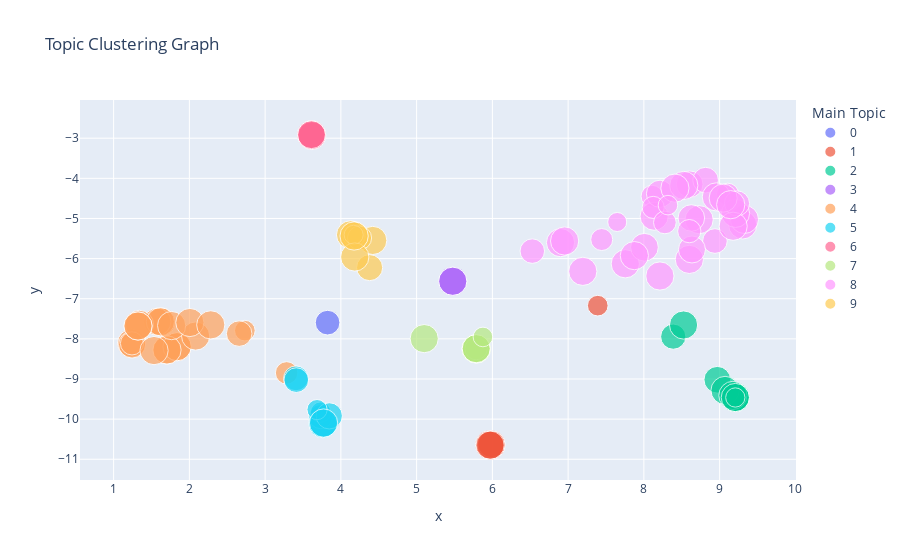

Here is the notebook cell this chart was saved with:
### Markdown cell above
# Generating Cluster Graph of Topics

### Code cell
visualize_topic_cluster_tsne(lda_model, df)

### Figure 1 — Plotly figure (JSON) as saved in the notebook; plotly's stock layout.template omitted (floating-point values rounded to 4 significant figures)
{"data": [{"customdata": [["www.newsbreakapp.com", "Neutral Positive", "0"]], "hovertemplate": "Address: %{customdata[0]}<br>Sentiment Label: %{customdata[1]}<br>Main Topic:%{customdata[2]}", "legendgroup": "0", "marker": {"color": "#636efa", "size": [0.762], "sizemode": "area", "sizeref": 0.002499, "symbol": "circle"}, "mode": "markers", "name": "0", "orientation": "v", "showlegend": true, "type": "scatter", "x": [3.824], "xaxis": "x", "y": [-7.596], "yaxis": "y"}, {"customdata": [["time.com", "Neutral Positive", "1"], ["seekingalpha.com", "Neutral Positive", "1"], ["tinyurl.com", "Neutral Negative", "1"], ["meaww.com", "Positive", "1"], ["go.shr.lc", "Neutral Positive", "1"], ["punchbowl.news", "Neutral Positive", "1"]], "hovertemplate": "Address: %{customdata[0]}<br>Sentiment Label: %{customdata[1]}<br>Main Topic:%{customdata[2]}", "legendgroup": "1", "marker": {"color": "#EF553B", "size": [0.9968, 0.9992, 0.9193, 0.5327, 0.9982, 0.9946], "sizemode": "area", "sizeref": 0.002499, "symbol": "circle"}, "mode": "markers", "name": "1", "orientation": "v", "showlegend": true, "type": "scatter", "x": [5.962, 5.981, 5.989, 7.391, 5.983, 5.969], "xaxis": "x", "y": [-10.64, -10.65, -10.62, -7.173, -10.65, -10.65], "yaxis": "y"}, {"customdata": [["l.smartnews.com", "Neutral Positive", "2"], ["www.thecatholicmonitor.com", "Positive", "2"], ["www.smobserved.com", "Neutral Positive", "2"], ["trib.al", "Neutral Positive", "2"], ["www.businessinsider.com", "Neutral Positive", "2"], ["www.whas11.com", "Neutral Positive", "2"], ["www.jihadwatch.org", "Negative", "2"], ["people.com", "Neutral Negative", "2"], ["www.sfgate.com", "Neutral", "2"], ["www.cbsnews.com", "Neutral Positive", "2"], ["lakegenevanews.net", "Neutral Positive", "2"], ["www.dailykos.com", "Neutral Negative", "2"], ["ugnews24.info", "Neutral Positive", "2"]], "hovertemplate": "Address: %{customdata[0]}<br>Sentiment Label: %{customdata[1]}<br>Main Topic:%{customdata[2]}", "legendgroup": "2", "marker": {"color": "#00cc96", "size": [0.9965, 0.9976, 0.5071, 0.9699, 0.9988, 0.7946, 0.8915, 0.994, 0.9977, 0.9959, 0.9942, 0.9908, 0.4643], "sizemode": "area", "sizeref": 0.002499, "symbol": "circle"}, "mode": "markers", "name": "2", "orientation": "v", "showlegend": true, "type": "scatter", "x": [9.201, 9.205, 9.204, 9.209, 9.205, 8.388, 8.969, 9.21, 9.072, 9.175, 8.524, 9.207, 9.207], "xaxis": "x", "y": [-9.455, -9.459, -9.461, -9.462, -9.459, -7.945, -9.019, -9.463, -9.286, -9.41, -7.655, -9.461, -9.461], "yaxis": "y"}, {"customdata": [["www.nytimes.com", "Neutral Positive", "3"], ["link.springer.com", "Neutral Positive", "3"]], "hovertemplate": "Address: %{customdata[0]}<br>Sentiment Label: %{customdata[1]}<br>Main Topic:%{customdata[2]}", "legendgroup": "3", "marker": {"color": "#ab63fa", "size": [0.9904, 0.9994], "sizemode": "area", "sizeref": 0.002499, "symbol": "circle"}, "mode": "markers", "name": "3", "orientation": "v", "showlegend": true, "type": "scatter", "x": [5.477, 5.477], "xaxis": "x", "y": [-6.564, -6.564], "yaxis": "y"}, {"customdata": [["bit.ly", "Neutral Positive", "4"], ["www.wkyt.com", "Neutral Positive", "4"], ["www.dailykos.com", "Neutral Negative", "4"], ["www.washingtontimes.com", "Positive", "4"], ["nbcbayarea.com", "Neutral Negative", "4"], ["nbcbay.com", "Neutral Positive", "4"], ["www.nytimes.com", "Negative", "4"], ["www.foxnews.com", "Neutral Positive", "4"], ["en.wikipedia.org", "Neutral Negative", "4"], ["trib.al", "Positive", "4"], ["www.theyeshivaworld.com", "Neutral Positive", "4"], ["prada.substack.com", "Neutral Positive", "4"], ["nationalfile.com", "Neutral Positive", "4"], ["tiny.iavian.net", "Neutral Positive", "4"], ["welovetrump.com", "Positive", "4"], ["www.sonsof1776.com", "Neutral Negative", "4"], ["greenwald.substack.com", "Neutral Positive", "4"], ["www.cbc.ca", "Neutral Positive", "4"], ["wjactv.com", "Neutral Positive", "4"], ["www.nytimes.com", "Neutral Negative", "4"], ["ow.ly", "Neutral Positive", "4"]], "hovertemplate": "Address: %{customdata[0]}<br>Sentiment Label: %{customdata[1]}<br>Main Topic:%{customdata[2]}", "legendgroup": "4", "marker": {"color": "#FFA15A", "size": [0.9982, 0.9982, 0.9094, 0.5331, 0.8168, 0.9737, 0.9332, 0.9936, 0.9983, 0.9927, 0.6681, 0.9972, 0.9955, 0.9955, 0.9965, 0.9953, 0.6312, 0.9984, 0.9981, 0.994, 0.9973], "sizemode": "area", "sizeref": 0.002499, "symbol": "circle"}, "mode": "markers", "name": "4", "orientation": "v", "showlegend": true, "type": "scatter", "x": [1.632, 1.237, 1.244, 2.733, 2.657, 1.702, 1.577, 1.838, 1.838, 1.341, 1.242, 1.705, 1.617, 1.322, 1.322, 2.083, 3.284, 1.534, 1.766, 2.006, 2.282], "xaxis": "x", "y": [-7.581, -8.106, -8.143, -7.795, -7.869, -8.283, -7.573, -8.194, -8.194, -7.638, -8.113, -8.276, -7.574, -7.68, -7.68, -7.93, -8.848, -8.292, -7.669, -7.593, -7.651], "yaxis": "y"}, {"customdata": [["www.nbcnews.com", "Neutral Negative", "5"], ["4imag.com", "Positive", "5"], ["ift.tt", "Neutral Negative", "5"], ["www.msnbc.com", "Neutral Positive", "5"], ["buff.ly", "Neutral Positive", "5"], ["open.substack.com", "Positive", "5"], ["cna.asia", "Neutral Positive", "5"], ["www.mediaite.com", "Neutral Positive", "5"], ["nyti.ms", "Neutral Positive", "5"]], "hovertemplate": "Address: %{customdata[0]}<br>Sentiment Label: %{customdata[1]}<br>Main Topic:%{customdata[2]}", "legendgroup": "5", "marker": {"color": "#19d3f3", "size": [0.9718, 0.7727, 0.7265, 0.5192, 0.9997, 0.7621, 0.8613, 0.5099, 0.9997], "sizemode": "area", "sizeref": 0.002499, "symbol": "circle"}, "mode": "markers", "name": "5", "orientation": "v", "showlegend": true, "type": "scatter", "x": [3.762, 3.407, 3.732, 3.733, 3.762, 3.411, 3.847, 3.686, 3.772], "xaxis": "x", "y": [-10.11, -8.983, -9.937, -9.825, -10.11, -9.028, -9.919, -9.763, -10.1], "yaxis": "y"}, {"customdata": [["eltiempomonclova.mx", "Positive", "6"], ["buff.ly", "Negative", "6"], ["www.diariodenavarra.es", "Positive", "6"], ["www.elespanol.com", "Negative", "6"], ["altanto.com.do", "Neutral Negative", "6"]], "hovertemplate": "Address: %{customdata[0]}<br>Sentiment Label: %{customdata[1]}<br>Main Topic:%{customdata[2]}", "legendgroup": "6", "marker": {"color": "#FF6692", "size": [0.9907, 0.845, 0.9873, 0.9852, 0.97], "sizemode": "area", "sizeref": 0.002499, "symbol": "circle"}, "mode": "markers", "name": "6", "orientation": "v", "showlegend": true, "type": "scatter", "x": [3.613, 3.612, 3.612, 3.617, 3.612], "xaxis": "x", "y": [-2.915, -2.913, -2.913, -2.935, -2.912], "yaxis": "y"}, {"customdata": [["dlvr.it", "Neutral Negative", "7"], ["www.nbcnews.com", "Neutral Positive", "7"], ["www.cnn.com", "Neutral", "7"], ["twitchy.com", "Positive", "7"], ["www.dailymail.co.uk", "Neutral Negative", "7"], ["dlvr.it", "Neutral Negative", "7"], ["ijr.com", "Neutral Positive", "7"]], "hovertemplate": "Address: %{customdata[0]}<br>Sentiment Label: %{customdata[1]}<br>Main Topic:%{customdata[2]}", "legendgroup": "7", "marker": {"color": "#B6E880", "size": [0.9946, 0.9931, 0.9939, 0.6192, 0.9979, 0.9823, 0.4821], "sizemode": "area", "sizeref": 0.002499, "symbol": "circle"}, "mode": "markers", "name": "7", "orientation": "v", "showlegend": true, "type": "scatter", "x": [5.785, 5.791, 5.1, 5.786, 5.787, 5.786, 5.875], "xaxis": "x", "y": [-8.25, -8.254, -7.994, -8.244, -8.246, -8.244, -7.952], "yaxis": "y"}, {"customdata": [["flip.it", "Neutral Positive", "8"], ["www.ncronline.org", "Neutral Positive", "8"], ["dlvr.it", "Neutral Negative", "8"], ["www.thenewcivilrightsmovement.com", "Neutral Negative", "8"], ["ift.tt", "Neutral Positive", "8"], ["www.independent.co.uk", "Negative", "8"], ["crooksandliars.com", "Negative", "8"], ["buff.ly", "Neutral Positive", "8"], ["rollingstone.com", "Neutral Negative", "8"], ["www.newsmax.com", "Negative", "8"], ["www.courttv.com", "Negative", "8"], ["www.independent.co.uk", "Neutral Negative", "8"], ["www.dailymail.co.uk", "Neutral Positive", "8"], ["news.yahoo.com", "Negative", "8"], ["www.latimes.com", "Neutral Positive", "8"], ["www.newsnationnow.com", "Neutral", "8"], ["NBC11NEWS.com", "Neutral Negative", "8"], ["www.msnbc.com", "Negative", "8"], ["www.theepochtimes.com", "Neutral Positive", "8"], ["www.nbcnews.com", "Neutral Positive", "8"], ["www.theepochtimes.com", "Neutral Negative", "8"], ["dlvr.it", "Positive", "8"], ["ca.news.yahoo.com", "Neutral Positive", "8"], ["www.newsbreakapp.com", "Neutral Negative", "8"], ["www.kosu.org", "Neutral Negative", "8"], ["flip.it", "Neutral Positive", "8"], ["www.audacy.com", "Neutral Negative", "8"], ["theshahab.com", "Neutral Positive", "8"], ["l.smartnews.com", "Neutral Positive", "8"], ["share.newsbreak.com", "Neutral Positive", "8"], ["nbcnews.to", "Neutral Negative", "8"], ["wapo.st", "Neutral Positive", "8"], ["bismarcktribune.com", "Neutral", "8"], ["www.nbcnews.com", "Neutral Negative", "8"], ["trib.al", "Neutral Negative", "8"]], "hovertemplate": "Address: %{customdata[0]}<br>Sentiment Label: %{customdata[1]}<br>Main Topic:%{customdata[2]}", "legendgroup": "8", "marker": {"color": "#FF97FF", "size": [0.9976, 0.6018, 0.9972, 0.9955, 0.8846, 0.4535, 0.6228, 0.7519, 0.8894, 0.991, 0.8225, 0.6053, 0.9281, 0.9947, 0.9985, 0.9938, 0.6132, 0.6441, 0.9965, 0.9949, 0.9966, 0.991, 0.7609, 0.9949, 0.9953, 0.7929, 0.9613, 0.997, 0.9943, 0.9124, 0.9959, 0.6768, 0.9889, 0.9978, 0.4794], "sizemode": "area", "sizeref": 0.002499, "symbol": "circle"}, "mode": "markers", "name": "8", "orientation": "v", "showlegend": true, "type": "scatter", "x": [9.305, 8.108, 8.6, 8.729, 8.627, 7.648, 9.106, 6.527, 8.605, 8.136, 8.815, 7.443, 8.213, 9.327, 8.527, 8.956, 8.123, 8.277, 7.755, 6.9, 8.41, 9.209, 8.938, 7.194, 8.212, 9.229, 8.008, 6.954, 9.178, 8.635, 7.874, 8.599, 9.047, 9.146, 8.318], "xaxis": "x", "y": [-5.16, -4.446, -6.02, -5.03, -4.988, -5.088, -4.398, -5.814, -4.146, -4.944, -4.045, -5.525, -4.385, -5.024, -4.178, -4.463, -4.725, -5.099, -6.13, -5.602, -4.244, -4.873, -5.562, -6.317, -6.434, -4.625, -5.717, -5.561, -5.194, -5.773, -5.926, -5.316, -4.492, -4.657, -4.668], "yaxis": "y"}, {"customdata": [["l.smartnews.com", "Negative", "9"], ["soundcloud.com", "Neutral Positive", "9"], ["zpr.io", "Neutral Positive", "9"], ["trib.al", "Neutral Negative", "9"], ["dlvr.it", "Neutral", "9"], ["politi.co", "Neutral Positive", "9"], ["www.independent.co.uk", "Negative", "9"], ["www.politico.com", "Neutral Positive", "9"], ["fee.org", "Positive", "9"]], "hovertemplate": "Address: %{customdata[0]}<br>Sentiment Label: %{customdata[1]}<br>Main Topic:%{customdata[2]}", "legendgroup": "9", "marker": {"color": "#FECB52", "size": [0.8504, 0.9939, 0.9984, 0.652, 0.9985, 0.7247, 0.4561, 0.9991, 0.9974], "sizemode": "area", "sizeref": 0.002499, "symbol": "circle"}, "mode": "markers", "name": "9", "orientation": "v", "showlegend": true, "type": "scatter", "x": [4.38, 4.421, 4.175, 4.175, 4.128, 4.247, 4.169, 4.184, 4.175], "xaxis": "x", "y": [-6.225, -5.547, -5.429, -5.428, -5.408, -5.486, -5.408, -5.96, -5.438], "yaxis": "y"}], "layout": {"legend": {"itemsizing": "constant", "title": {"text": "Main Topic"}, "tracegroupgap": 0}, "title": {"text": "Topic Clustering Graph"}, "xaxis": {"anchor": "y", "domain": [0, 1], "title": {"text": "x"}}, "yaxis": {"anchor": "x", "domain": [0, 1], "title": {"text": "y"}}}}
